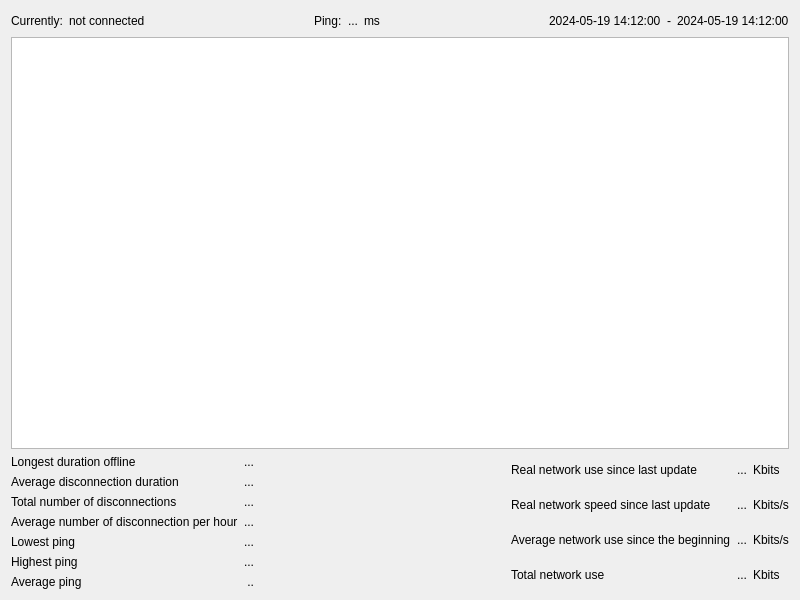
<?xml version="1.0" encoding="UTF-8"?>
<ui version="4.0">
 <class>QtClientWidget</class>
 <widget class="QWidget" name="QtClientWidget">
  <property name="geometry">
   <rect>
    <x>0</x>
    <y>0</y>
    <width>800</width>
    <height>600</height>
   </rect>
  </property>
  <property name="windowTitle">
   <string>Widget</string>
  </property>
  <layout class="QVBoxLayout" name="verticalLayout">
   <item>
    <layout class="QHBoxLayout" name="layout_header">
     <item>
      <widget class="QLabel" name="label_9">
       <property name="sizePolicy">
        <sizepolicy hsizetype="Fixed" vsizetype="Preferred">
         <horstretch>0</horstretch>
         <verstretch>0</verstretch>
        </sizepolicy>
       </property>
       <property name="text">
        <string>Currently:</string>
       </property>
      </widget>
     </item>
     <item>
      <widget class="QLabel" name="label_connection_state">
       <property name="sizePolicy">
        <sizepolicy hsizetype="Fixed" vsizetype="Preferred">
         <horstretch>0</horstretch>
         <verstretch>0</verstretch>
        </sizepolicy>
       </property>
       <property name="text">
        <string>not connected</string>
       </property>
      </widget>
     </item>
     <item>
      <spacer name="horizontalSpacer">
       <property name="orientation">
        <enum>Qt::Horizontal</enum>
       </property>
       <property name="sizeHint" stdset="0">
        <size>
         <width>40</width>
         <height>20</height>
        </size>
       </property>
      </spacer>
     </item>
     <item>
      <widget class="QLabel" name="label_17">
       <property name="sizePolicy">
        <sizepolicy hsizetype="Fixed" vsizetype="Preferred">
         <horstretch>0</horstretch>
         <verstretch>0</verstretch>
        </sizepolicy>
       </property>
       <property name="text">
        <string>Ping:</string>
       </property>
      </widget>
     </item>
     <item>
      <widget class="QLabel" name="label_ping">
       <property name="text">
        <string>...</string>
       </property>
       <property name="alignment">
        <set>Qt::AlignRight|Qt::AlignTrailing|Qt::AlignVCenter</set>
       </property>
      </widget>
     </item>
     <item>
      <widget class="QLabel" name="label_19">
       <property name="sizePolicy">
        <sizepolicy hsizetype="Fixed" vsizetype="Preferred">
         <horstretch>0</horstretch>
         <verstretch>0</verstretch>
        </sizepolicy>
       </property>
       <property name="text">
        <string>ms</string>
       </property>
      </widget>
     </item>
     <item>
      <spacer name="horizontalSpacer_3">
       <property name="orientation">
        <enum>Qt::Horizontal</enum>
       </property>
       <property name="sizeHint" stdset="0">
        <size>
         <width>40</width>
         <height>20</height>
        </size>
       </property>
      </spacer>
     </item>
     <item>
      <widget class="QLabel" name="label_start_time">
       <property name="sizePolicy">
        <sizepolicy hsizetype="Maximum" vsizetype="Preferred">
         <horstretch>0</horstretch>
         <verstretch>0</verstretch>
        </sizepolicy>
       </property>
       <property name="text">
        <string>2024-05-19 14:12:00</string>
       </property>
      </widget>
     </item>
     <item>
      <widget class="QLabel" name="label_15">
       <property name="sizePolicy">
        <sizepolicy hsizetype="Fixed" vsizetype="Preferred">
         <horstretch>0</horstretch>
         <verstretch>0</verstretch>
        </sizepolicy>
       </property>
       <property name="text">
        <string>-</string>
       </property>
      </widget>
     </item>
     <item>
      <widget class="QLabel" name="label_end_time">
       <property name="text">
        <string>2024-05-19 14:12:00</string>
       </property>
      </widget>
     </item>
    </layout>
   </item>
   <item>
    <widget class="QChartView" name="view_data"/>
   </item>
   <item>
    <layout class="QHBoxLayout" name="layout_stats">
     <item>
      <layout class="QGridLayout" name="layout_connection_stats">
       <item row="4" column="0">
        <widget class="QLabel" name="label_8">
         <property name="text">
          <string>Lowest ping</string>
         </property>
        </widget>
       </item>
       <item row="3" column="0">
        <widget class="QLabel" name="label_14">
         <property name="text">
          <string>Average number of disconnection per hour</string>
         </property>
        </widget>
       </item>
       <item row="5" column="0">
        <widget class="QLabel" name="label_13">
         <property name="text">
          <string>Highest ping</string>
         </property>
        </widget>
       </item>
       <item row="3" column="1">
        <widget class="QLabel" name="label_average_nb_disconnection_hour">
         <property name="text">
          <string>...</string>
         </property>
         <property name="alignment">
          <set>Qt::AlignRight|Qt::AlignTrailing|Qt::AlignVCenter</set>
         </property>
        </widget>
       </item>
       <item row="2" column="0">
        <widget class="QLabel" name="label_12">
         <property name="text">
          <string>Total number of disconnections</string>
         </property>
        </widget>
       </item>
       <item row="2" column="1">
        <widget class="QLabel" name="label_nb_disconnections">
         <property name="text">
          <string>...</string>
         </property>
         <property name="alignment">
          <set>Qt::AlignRight|Qt::AlignTrailing|Qt::AlignVCenter</set>
         </property>
        </widget>
       </item>
       <item row="1" column="1">
        <widget class="QLabel" name="label_average_disconnection_time">
         <property name="text">
          <string>...</string>
         </property>
         <property name="alignment">
          <set>Qt::AlignRight|Qt::AlignTrailing|Qt::AlignVCenter</set>
         </property>
        </widget>
       </item>
       <item row="1" column="0">
        <widget class="QLabel" name="label_10">
         <property name="text">
          <string>Average disconnection duration</string>
         </property>
        </widget>
       </item>
       <item row="0" column="1">
        <widget class="QLabel" name="label_longest_duration">
         <property name="text">
          <string>...</string>
         </property>
         <property name="alignment">
          <set>Qt::AlignRight|Qt::AlignTrailing|Qt::AlignVCenter</set>
         </property>
        </widget>
       </item>
       <item row="0" column="0">
        <widget class="QLabel" name="label_11">
         <property name="text">
          <string>Longest duration offline</string>
         </property>
        </widget>
       </item>
       <item row="6" column="0">
        <widget class="QLabel" name="label_16">
         <property name="text">
          <string>Average ping</string>
         </property>
        </widget>
       </item>
       <item row="5" column="1">
        <widget class="QLabel" name="label_highest_ping">
         <property name="text">
          <string>...</string>
         </property>
         <property name="alignment">
          <set>Qt::AlignRight|Qt::AlignTrailing|Qt::AlignVCenter</set>
         </property>
        </widget>
       </item>
       <item row="4" column="1">
        <widget class="QLabel" name="label_lowest_ping">
         <property name="text">
          <string>...</string>
         </property>
         <property name="alignment">
          <set>Qt::AlignRight|Qt::AlignTrailing|Qt::AlignVCenter</set>
         </property>
        </widget>
       </item>
       <item row="6" column="1">
        <widget class="QLabel" name="label_average_ping">
         <property name="text">
          <string>..</string>
         </property>
         <property name="alignment">
          <set>Qt::AlignRight|Qt::AlignTrailing|Qt::AlignVCenter</set>
         </property>
        </widget>
       </item>
      </layout>
     </item>
     <item>
      <spacer name="horizontalSpacer_2">
       <property name="orientation">
        <enum>Qt::Horizontal</enum>
       </property>
       <property name="sizeHint" stdset="0">
        <size>
         <width>40</width>
         <height>20</height>
        </size>
       </property>
      </spacer>
     </item>
     <item>
      <layout class="QGridLayout" name="layout_bandwidth_stats">
       <item row="2" column="0">
        <widget class="QLabel" name="label_5">
         <property name="text">
          <string>Average network use since the beginning</string>
         </property>
        </widget>
       </item>
       <item row="0" column="0">
        <widget class="QLabel" name="label_3">
         <property name="text">
          <string>Real network use since last update</string>
         </property>
        </widget>
       </item>
       <item row="1" column="0">
        <widget class="QLabel" name="label_2">
         <property name="text">
          <string>Real network speed since last update</string>
         </property>
        </widget>
       </item>
       <item row="3" column="0">
        <widget class="QLabel" name="label_6">
         <property name="text">
          <string>Total network use</string>
         </property>
        </widget>
       </item>
       <item row="2" column="1">
        <widget class="QLabel" name="label_average_use">
         <property name="text">
          <string>...</string>
         </property>
         <property name="alignment">
          <set>Qt::AlignRight|Qt::AlignTrailing|Qt::AlignVCenter</set>
         </property>
        </widget>
       </item>
       <item row="3" column="1">
        <widget class="QLabel" name="label_total_use">
         <property name="text">
          <string>...</string>
         </property>
         <property name="alignment">
          <set>Qt::AlignRight|Qt::AlignTrailing|Qt::AlignVCenter</set>
         </property>
        </widget>
       </item>
       <item row="0" column="1">
        <widget class="QLabel" name="label_current_use">
         <property name="text">
          <string>...</string>
         </property>
         <property name="alignment">
          <set>Qt::AlignRight|Qt::AlignTrailing|Qt::AlignVCenter</set>
         </property>
        </widget>
       </item>
       <item row="1" column="1">
        <widget class="QLabel" name="label_current_speed">
         <property name="text">
          <string>...</string>
         </property>
         <property name="alignment">
          <set>Qt::AlignRight|Qt::AlignTrailing|Qt::AlignVCenter</set>
         </property>
        </widget>
       </item>
       <item row="0" column="2">
        <widget class="QLabel" name="label">
         <property name="text">
          <string>Kbits</string>
         </property>
        </widget>
       </item>
       <item row="1" column="2">
        <widget class="QLabel" name="label_4">
         <property name="text">
          <string>Kbits/s</string>
         </property>
        </widget>
       </item>
       <item row="2" column="2">
        <widget class="QLabel" name="label_7">
         <property name="text">
          <string>Kbits/s</string>
         </property>
        </widget>
       </item>
       <item row="3" column="2">
        <widget class="QLabel" name="label_total_use_unit">
         <property name="text">
          <string>Kbits</string>
         </property>
        </widget>
       </item>
      </layout>
     </item>
    </layout>
   </item>
  </layout>
 </widget>
 <customwidgets>
  <customwidget>
   <class>QChartView</class>
   <extends>QGraphicsView</extends>
   <header>PySide6.QtCharts</header>
  </customwidget>
 </customwidgets>
 <resources/>
 <connections/>
</ui>
